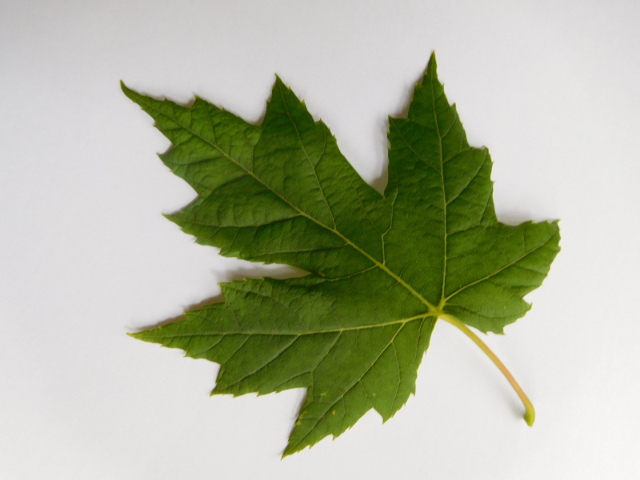
#> input picture Libro/Codigo/OpenCV/imagenes/hoja.jpg, 640 x 480 px
$ python bounding_box_hoja_circulo.py
#> lines starting #> are read from the running program, lines starting #| are printed output that depends on the picture; after the words box and inside, x2 and y2 are one past the last pixel; in counts of white or black regions, pixels touching at a corner belong together
import cv2
import numpy as np

kernel = np.ones((10,10),np.uint8)

umbral = 175
color = (0,0,255)
grosor = 3

img = cv2.imread('../imagenes/hoja.jpg')
#> img is the input picture: shape (480, 640, 3); mean B, G, R 160.3, 183.1, 177.7

img_byn = cv2.cvtColor(img, cv2.COLOR_BGR2GRAY)
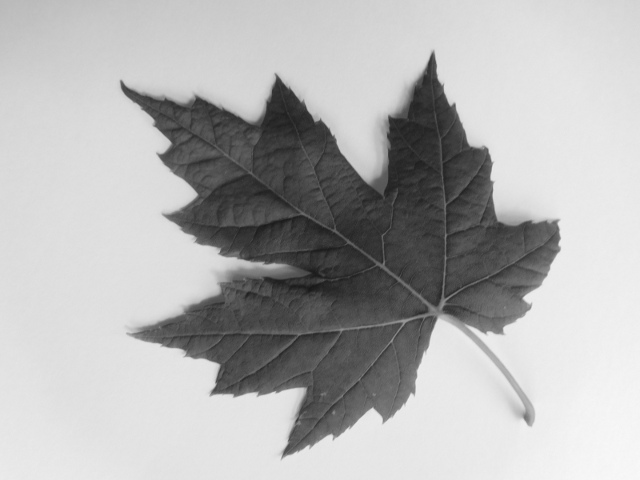
#> img_byn: shape (480, 640); min 24, max 249, mean 178.9
img_erosionada = cv2.erode(img_byn,kernel)
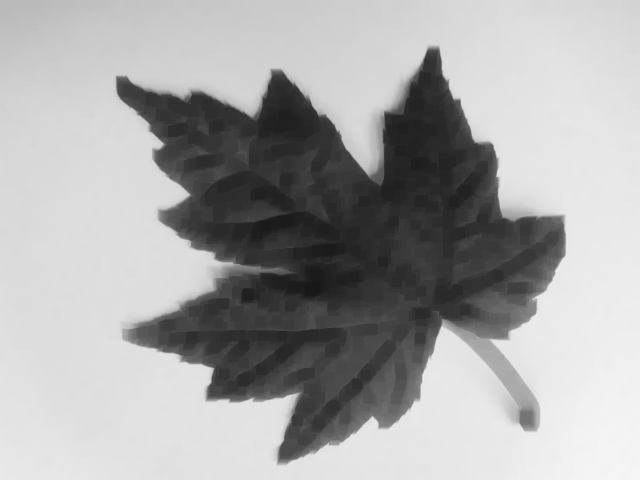
#> img_erosionada: shape (480, 640); min 24, max 246, mean 167.4
_, img_umbral = cv2.threshold(img_erosionada, umbral, 255, cv2.THRESH_BINARY_INV)
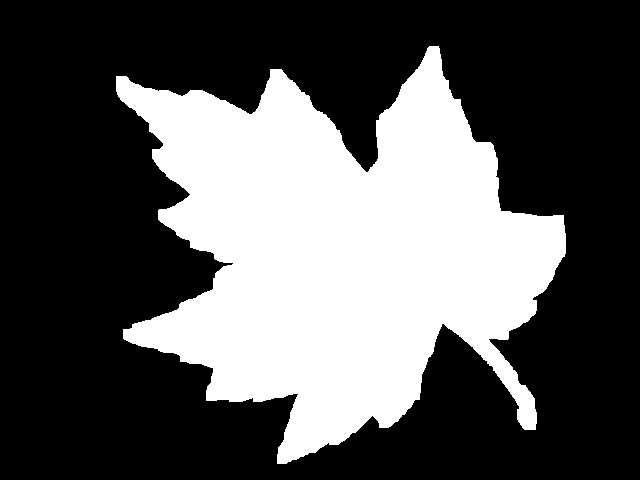
#> img_umbral: shape (480, 640); 34.1% white; 1 white region
contornos, _ = cv2.findContours(img_umbral, cv2.RETR_LIST, cv2.CHAIN_APPROX_NONE)
#> contornos = 1 contour; box (x1, y1, x2, y2) and area: (116, 46, 566, 464) 103692

for contorno in contornos:
    (x, y), radio = cv2.minEnclosingCircle(contorno)
    centro = (int (x), int (y))
    radio = int (radio)
    cv2.circle (img, centro, radio, color, grosor)
#> this loop made 1 pass
#> (x, y, radio, centro) on pass 1: (325.5, 252.5, 273, (325, 252))
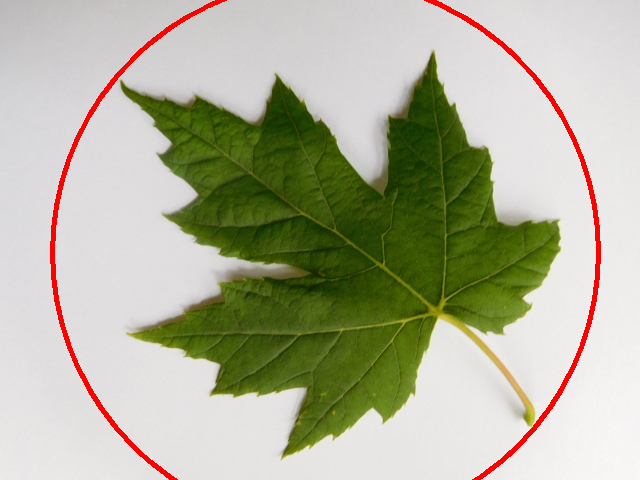
#> img: shape (480, 640, 3); 1.91% of pixels changed, all inside (x1, y1, x2, y2) = (50, 0, 601, 480)

cv2.imshow('Bounding box', img)

cv2.waitKey(0)
cv2.destroyAllWindows()
